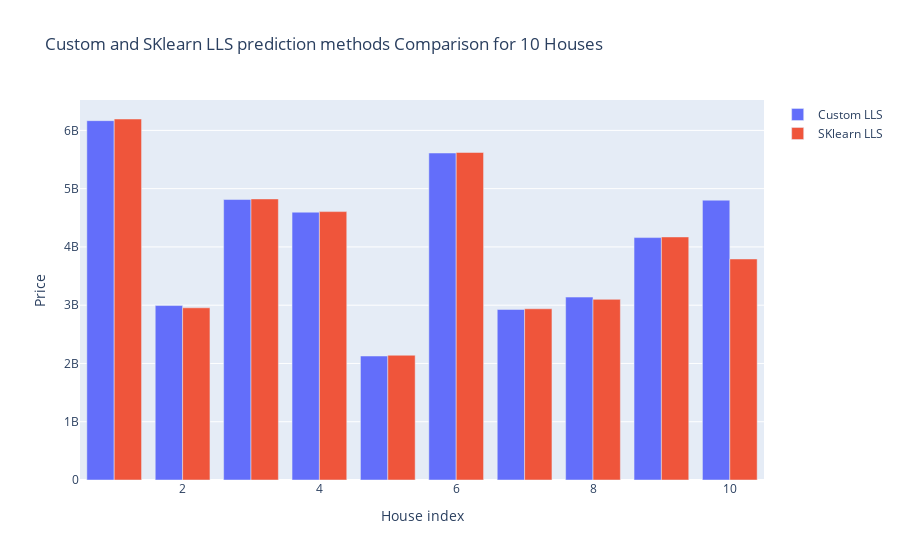

Notebook cell for this chart:
### Code cell
disp_custom = Y_pred[:10]
disp_lls = lr_pred_p[:10]
Houses=list(range(1,11))

fig = go.Figure(data=[
    go.Bar(name='Custom LLS', x=Houses, y= disp_custom),
    go.Bar(name='SKlearn LLS', x=Houses, y=disp_lls)
])

fig.update_layout(title='Custom and SKlearn LLS prediction methods Comparison for 10 Houses',
                  barmode='group',
                  yaxis=dict(title='Price'),
                  xaxis=dict(title='House index'),)
fig.show()

### Figure 1 — Plotly figure (JSON) as saved in the notebook; plotly's stock layout.template omitted (floating-point values rounded to 4 significant figures)
{"data": [{"name": "Custom LLS", "type": "bar", "x": [1, 2, 3, 4, 5, 6, 7, 8, 9, 10], "y": [6167000000.0, 2994000000.0, 4814000000.0, 4596000000.0, 2128000000.0, 5612000000.0, 2926000000.0, 3139000000.0, 4160000000.0, 4802000000.0, 3072000000.0]}, {"name": "SKlearn LLS", "type": "bar", "x": [1, 2, 3, 4, 5, 6, 7, 8, 9, 10], "y": [6195000000.0, 2955000000.0, 4824000000.0, 4606000000.0, 2141000000.0, 5621000000.0, 2939000000.0, 3100000000.0, 4171000000.0, 3793000000.0, 3084000000.0]}], "layout": {"barmode": "group", "title": {"text": "Custom and SKlearn LLS prediction methods Comparison for 10 Houses"}, "xaxis": {"title": {"text": "House index"}}, "yaxis": {"title": {"text": "Price"}}}}
